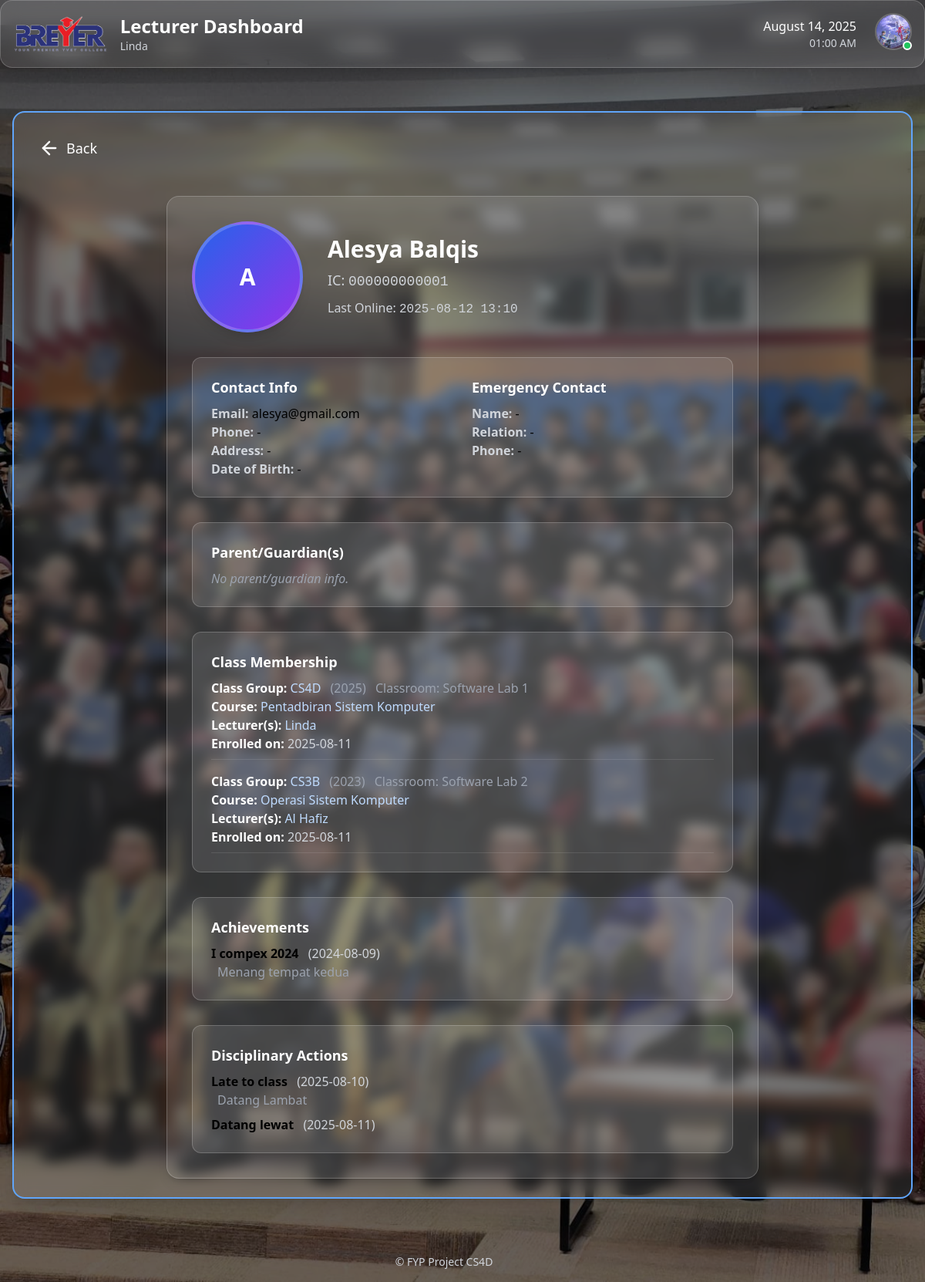
The page /lecturer/students/5/full-details/ (signed in) on the database as committed earlier.
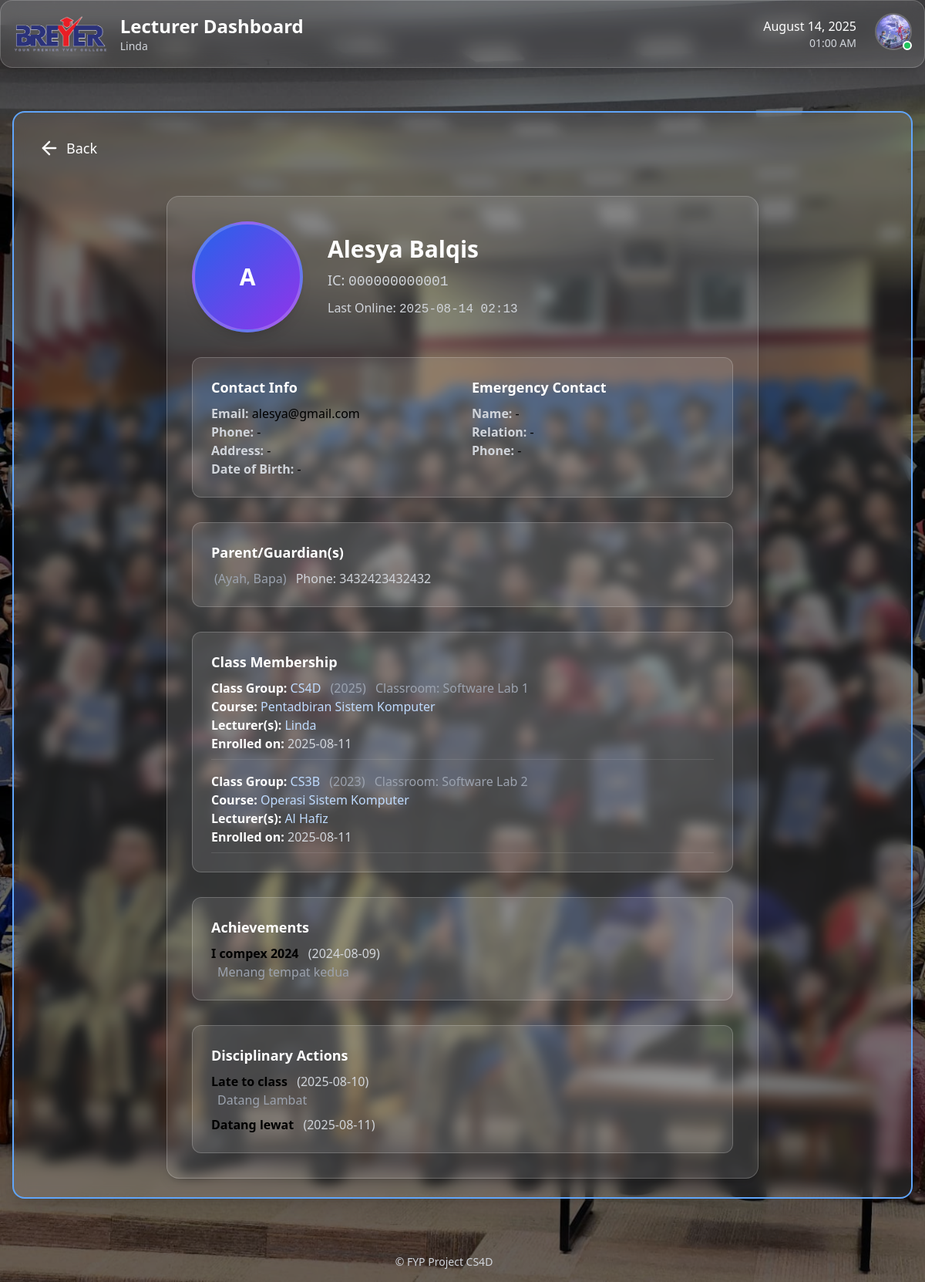
The same page on the database as committed later.
### core/models.py (models this page shows, shortened)
class Student(models.Model):
    user = models.OneToOneField(settings.AUTH_USER_MODEL, on_delete=models.CASCADE)
    class_group = models.ForeignKey(ClassGroup, on_delete=models.SET_NULL, null=True, related_name='students')
    parents = models.ManyToManyField(Parent, related_name='children', blank=True)
    profile_picture = models.ImageField(upload_to='profile_pics/', blank=True, null=True)
    date_of_birth = models.DateField(blank=True, null=True)
    address = models.TextField(blank=True, null=True)
    phone_number = models.CharField(max_length=20, blank=True, null=True)
    latest_activity = models.DateTimeField(blank=True, null=True)
    emergency_name = models.CharField("Emergency Contact Name", max_length=255, blank=True)
    emergency_relation = models.CharField("Emergency Contact Relation", max_length=64, blank=True)
    emergency_phone = models.CharField("Emergency Contact Phone", max_length=20, blank=True)

class Enrollment(models.Model):
    student = models.ForeignKey(Student, on_delete=models.CASCADE)
    class_group = models.ForeignKey(ClassGroup, on_delete=models.CASCADE)
    date_enrolled = models.DateField(auto_now_add=True)
    class Meta:
        unique_together = ('student', 'class_group')

class ClassGroup(models.Model):
    name = models.CharField(max_length=32)
    department = models.ForeignKey(Department, on_delete=models.CASCADE, related_name='classgroups')
    course = models.ForeignKey(Course, on_delete=models.CASCADE, related_name='classgroups')
    year = models.PositiveIntegerField(default=timezone.now().year)
    classroom = models.CharField(max_length=64, blank=True, null=True)
    lecturers = models.ManyToManyField('Lecturer', related_name='classgroups', blank=True)

class Course(models.Model):
    name = models.CharField(max_length=255)
    code = models.CharField(max_length=50, unique=True)
    department = models.ForeignKey(Department, on_delete=models.CASCADE, related_name='courses')
    description = models.TextField(blank=True)

class Lecturer(models.Model):
    user = models.OneToOneField(settings.AUTH_USER_MODEL, on_delete=models.CASCADE)
    profile_picture = models.ImageField(upload_to='profile_pics/', blank=True, null=True)
    department = models.ForeignKey(Department, on_delete=models.SET_NULL, null=True, related_name='lecturers')
    subjects = models.ManyToManyField(Subject, related_name='lecturers', blank=True)
    phone_number = models.CharField(max_length=20, blank=True, null=True)
    address = models.TextField(blank=True, null=True)

class StudentAchievement(models.Model):
    student = models.ForeignKey(Student, on_delete=models.CASCADE, related_name='achievements')
    title = models.CharField(max_length=255)
    description = models.TextField(blank=True)
    date_awarded = models.DateField(default=timezone.now)

class DisciplinaryAction(models.Model):
    student = models.ForeignKey(Student, on_delete=models.CASCADE, related_name='disciplinary_actions')
    action = models.CharField(max_length=255)
    description = models.TextField(blank=True)
    date = models.DateField(default=timezone.now)

class Parent(models.Model):
    full_name = models.CharField(max_length=255)
    email = models.EmailField(blank=True, null=True)
    profile_picture = models.ImageField(upload_to='profile_pics/', blank=True, null=True)
    phone_number = models.CharField(max_length=20, blank=True, null=True)
    address = models.TextField(blank=True, null=True)
    occupation = models.CharField(max_length=100, blank=True, null=True)
    ROLE_CHOICES = [
        ("father", "Father"),
        ("mother", "Mother"),
        ("guardian", "Guardian"),
        ("grandfather", "Grandfather"),
        ("grandmother", "Grandmother"),
        ("other", "Other"),
    ]
    roles = models.CharField(max_length=128, blank=True, help_text="Comma-separated roles (e.g. 'father,guardian')")
    def get_roles_list(self):
        return [r.strip().capitalize() for r in self.roles.split(',') if r.strip()]

### accounts/models.py (models this page shows, shortened)
class CustomUser(AbstractBaseUser, PermissionsMixin):
    class Role(models.TextChoices):
        STUDENT = 'STUDENT', 'Student'
        LECTURER = 'LECTURER', 'Lecturer'
        ADMIN = 'ADMIN', 'Admin'
    email = models.EmailField(unique=True)
    identity_card_number = models.CharField(
        max_length=20, unique=True, verbose_name="IC/Identity Card No."
    )
    full_name = models.CharField(
        max_length=255, verbose_name="Full Name (as per IC)"
    )
    short_name = models.CharField(
        max_length=64, verbose_name="Short Name", blank=True,
        help_text="E.g. 'Ali', for display in tables/lists"
    )
    role = models.CharField(max_length=20, choices=Role.choices, default=Role.STUDENT)
    phone_number = models.CharField(max_length=20, blank=True, null=True)
    address = models.TextField(blank=True, null=True)
    department = models.ForeignKey(
        Department,
        null=True,
        blank=True,
        on_delete=models.SET_NULL,
        related_name='users'
    )
    profile_picture = models.ImageField(upload_to='profile_pics/', blank=True, null=True)
    is_staff = models.BooleanField(default=False)
    is_active = models.BooleanField(default=True)
    date_joined = models.DateTimeField(default=timezone.now, blank=True, null=True)
    USERNAME_FIELD = 'email'
    REQUIRED_FIELDS = ['identity_card_number', 'full_name', 'short_name']
    objects = CustomUserManager()
    def get_full_name(self):
        return self.full_name

### accounts/decorators.py (the view)
        @login_required
        def _wrapped_view(request, *args, **kwargs):
            if request.user.role != role:
                return HttpResponseForbidden("You are not authorized to view this page.")
            return view_func(request, *args, **kwargs)

### lecturer/views.py (called while the page is built)
@role_required(CustomUser.Role.LECTURER)
def student_full_details(request, student_id):
    student = get_object_or_404(
        Student.objects.select_related('user')
        .prefetch_related(
            'achievements',
            'disciplinary_actions',
            'parents',
            'enrollment_set__class_group__course',
            'enrollment_set__class_group__lecturers__user'
        ),
        user__id=student_id
    )
    enrollments = student.enrollment_set.select_related(
        'class_group__course'
    ).prefetch_related('class_group__lecturers__user')
    context = {
        'student_profile': student,
        'enrollments': enrollments,
    }
    return render(request, 'lecturer/student_full_details.html', context)

### lecturer/templates/lecturer/student_full_details.html (shortened to what the changed rows need)
{% extends 'adminportal/base_adminportal.html' %}
{% load static %}
{% block content_inner %}
<div class="max-w-3xl mx-auto mt-10 bg-white/10 rounded-2xl shadow-lg p-8 border border-white/20 space-y-8">
  <div class="flex flex-col md:flex-row items-center gap-8">
    <div>
      {% if student_profile.profile_picture %}
        <img src="{{ student_profile.profile_picture.url }}" alt="Profile Picture"
             class="w-36 h-36 rounded-full object-cover border-4 border-white/20 shadow-lg">
      {% else %}
        <div class="w-36 h-36 rounded-full bg-gradient-to-br from-blue-600 to-purple-600 flex items-center justify-center border-4 border-white/20 shadow-lg text-3xl font-bold text-white">
          {{ student_profile.user.full_name|slice:":1" }}
        </div>
      {% endif %}
    </div>
    <div class="flex-1 space-y-2">
      <h2 class="text-3xl font-bold text-white mb-1">{{ student_profile.user.full_name }}</h2>
      <p class="text-lg text-gray-300 mb-2">IC: <span class="font-mono">{{ student_profile.user.identity_card_number }}</span></p>
      <p class="text-gray-300">
        Last Online:
        {% if student_profile.latest_activity %}
          <span class="font-mono">{{ student_profile.latest_activity|date:"Y-m-d H:i" }}</span>
        {% else %}
          <span class="italic text-gray-400">Never</span>
        {% endif %}
      </p>
    </div>
  </div>
  <div class="grid grid-cols-1 md:grid-cols-2 gap-6 bg-white/10 p-6 rounded-xl border border-white/20">
    <div>
      <h3 class="text-lg font-semibold text-white mb-2">Contact Info</h3>
      <p><span class="font-semibold text-gray-300">Email:</span> {{ student_profile.user.email }}</p>
      <p><span class="font-semibold text-gray-300">Phone:</span> {{ student_profile.phone_number|default:"-" }}</p>
      <p><span class="font-semibold text-gray-300">Address:</span> {{ student_profile.address|default:"-" }}</p>
      <p><span class="font-semibold text-gray-300">Date of Birth:</span>
        {{ student_profile.date_of_birth|date:"Y-m-d"|default:"-" }}</p>
    </div>
    <div>
      <h3 class="text-lg font-semibold text-white mb-2">Emergency Contact</h3>
      <p><span class="font-semibold text-gray-300">Name:</span> {{ student_profile.emergency_name|default:"-" }}</p>
      <p><span class="font-semibold text-gray-300">Relation:</span> {{ student_profile.emergency_relation|default:"-" }}</p>
      <p><span class="font-semibold text-gray-300">Phone:</span> {{ student_profile.emergency_phone|default:"-" }}</p>
    </div>
  </div>
  <div class="bg-white/10 rounded-xl p-6 border border-white/20">
    <h3 class="text-lg font-semibold text-white mb-2">Parent/Guardian(s)</h3>
    {% if student_profile.parents.exists %}
      <ul class="space-y-2">
        {% for parent in student_profile.parents.all %}
          <li>
            <span class="text-gray-400 ml-1">({{ parent.get_roles_list|join:", " }})</span>
            <span class="text-gray-300 ml-2">Phone: {{ parent.phone_number|default:"-" }}</span>
          </li>
        {% endfor %}
      </ul>
    {% else %}
      <span class="italic text-gray-400">No parent/guardian info.</span>
    {% endif %}
  </div>
<div class="bg-white/10 rounded-xl p-6 border border-white/20">
  {% if enrollments %}
    <ul class="space-y-4">
      {% for enrollment in enrollments %}
        <li class="border-b border-white/10 pb-2">
          <div>
            <span class="font-semibold text-white">Class Group:</span>
            <span class="text-blue-200">{{ enrollment.class_group.name }}</span>
            <span class="ml-2 text-gray-400">({{ enrollment.class_group.year }})</span>
            {% if enrollment.class_group.classroom %}
              <span class="ml-2 text-gray-400">Classroom: {{ enrollment.class_group.classroom }}</span>
            {% endif %}
          </div>
          <div>
            <span class="font-semibold text-white">Course:</span>
            <span class="text-blue-200">{{ enrollment.class_group.course.name }}</span>
          </div>
          <div>
            <span class="font-semibold text-white">Lecturer(s):</span>
            {% if enrollment.class_group.lecturers.exists %}
              <span class="text-blue-200">
                {% for lecturer in enrollment.class_group.lecturers.all %}
                  {{ lecturer.user.full_name }}{% if not forloop.last %}, {% endif %}
                {% endfor %}
              </span>
            {% else %}
              <span class="text-gray-400 italic">No lecturer assigned</span>
            {% endif %}
          </div>
          <div>
            <span class="font-semibold text-white">Enrolled on:</span>
            <span class="text-gray-300">{{ enrollment.date_enrolled|date:"Y-m-d" }}</span>
          </div>
        </li>
      {% endfor %}
    </ul>
  {% else %}
    <span class="italic text-gray-400">Not enrolled in any class group.</span>
  {% endif %}
</div>
  <div class="bg-white/10 rounded-xl p-6 border border-white/20">
    {% if student_profile.achievements.exists %}
      <ul class="space-y-2">
        {% for achievement in student_profile.achievements.all %}
          <li>
            <span class="font-semibold">{{ achievement.title }}</span>
            <span class="ml-2 text-gray-300">({{ achievement.date_awarded|date:"Y-m-d" }})</span>
            {% if achievement.description %}
              <div class="ml-2 text-gray-400">{{ achievement.description }}</div>
            {% endif %}
          </li>
        {% endfor %}
      </ul>
    {% else %}
      <span class="italic text-gray-400">No achievements recorded.</span>
    {% endif %}
  </div>
  <div class="bg-white/10 rounded-xl p-6 border border-white/20">
    {% if student_profile.disciplinary_actions.exists %}
      <ul class="space-y-2">
        {% for action in student_profile.disciplinary_actions.all %}
          <li>
            <span class="font-semibold">{{ action.action }}</span>
            <span class="ml-2 text-gray-300">({{ action.date|date:"Y-m-d" }})</span>
            {% if action.description %}
              <div class="ml-2 text-gray-400">{{ action.description }}</div>
            {% endif %}
          </li>
        {% endfor %}
      </ul>
    {% else %}
      <span class="italic text-gray-400">No disciplinary actions.</span>
    {% endif %}
  </div>
</div>
{% endblock %}

Rows that differ between the two databases and show on the page:
changed Student "Alesya Balqis": latest_activity "2025-08-12 13:10" → "2025-08-14 02:13"
added Parent: get_roles_list "Ayah, Bapa", phone_number "3432423432432"
Other text that changed with them:
text no longer shown: "No parent/guardian info."
